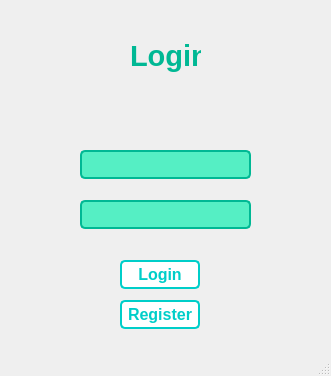
<?xml version="1.0" encoding="UTF-8"?>
<ui version="4.0">
 <class>MainWindow</class>
 <widget class="QMainWindow" name="MainWindow">
  <property name="geometry">
   <rect>
    <x>0</x>
    <y>0</y>
    <width>331</width>
    <height>376</height>
   </rect>
  </property>
  <property name="windowTitle">
   <string>Login</string>
  </property>
  <property name="styleSheet">
   <string notr="true"/>
  </property>
  <widget class="QWidget" name="centralwidget">
   <widget class="QPushButton" name="btnLogin">
    <property name="geometry">
     <rect>
      <x>120</x>
      <y>260</y>
      <width>80</width>
      <height>29</height>
     </rect>
    </property>
    <property name="font">
     <font>
      <pointsize>12</pointsize>
      <weight>75</weight>
      <bold>true</bold>
     </font>
    </property>
    <property name="cursor">
     <cursorShape>PointingHandCursor</cursorShape>
    </property>
    <property name="styleSheet">
     <string notr="true">QPushButton {
  border-radius:5px;
  background-color: white; 
  color: #00cec9; 
  border: 2px solid #00cec9;
}

.QPushButton:hover {
  background-color: #00cec9;
  color: white;
}</string>
    </property>
    <property name="text">
     <string>Login</string>
    </property>
   </widget>
   <widget class="QPushButton" name="btnRegis">
    <property name="geometry">
     <rect>
      <x>120</x>
      <y>300</y>
      <width>80</width>
      <height>29</height>
     </rect>
    </property>
    <property name="font">
     <font>
      <pointsize>12</pointsize>
      <weight>75</weight>
      <bold>true</bold>
     </font>
    </property>
    <property name="cursor">
     <cursorShape>PointingHandCursor</cursorShape>
    </property>
    <property name="styleSheet">
     <string notr="true">QPushButton {
  border-radius:5px;
  background-color: white; 
  color: #00cec9; 
  border: 2px solid #00cec9;
}

.QPushButton:hover {
  background-color: #00cec9;
  color: white;
}</string>
    </property>
    <property name="text">
     <string>Register</string>
    </property>
   </widget>
   <widget class="QLineEdit" name="txtUser">
    <property name="geometry">
     <rect>
      <x>80</x>
      <y>150</y>
      <width>171</width>
      <height>29</height>
     </rect>
    </property>
    <property name="font">
     <font>
      <pointsize>14</pointsize>
      <weight>75</weight>
      <bold>true</bold>
     </font>
    </property>
    <property name="styleSheet">
     <string notr="true">border-radius:5px;
border: 2px solid #00b894;
background-color: #55efc4;</string>
    </property>
   </widget>
   <widget class="QLineEdit" name="txtPass">
    <property name="geometry">
     <rect>
      <x>80</x>
      <y>200</y>
      <width>171</width>
      <height>29</height>
     </rect>
    </property>
    <property name="font">
     <font>
      <pointsize>14</pointsize>
      <weight>75</weight>
      <bold>true</bold>
     </font>
    </property>
    <property name="styleSheet">
     <string notr="true">border-radius:5px;
border: 2px solid #00b894;
background-color: #55efc4;</string>
    </property>
    <property name="echoMode">
     <enum>QLineEdit::Password</enum>
    </property>
   </widget>
   <widget class="QLabel" name="label">
    <property name="geometry">
     <rect>
      <x>130</x>
      <y>20</y>
      <width>71</width>
      <height>71</height>
     </rect>
    </property>
    <property name="font">
     <font>
      <pointsize>22</pointsize>
      <weight>75</weight>
      <bold>true</bold>
     </font>
    </property>
    <property name="styleSheet">
     <string notr="true">color:#00b894;</string>
    </property>
    <property name="text">
     <string>Login</string>
    </property>
   </widget>
  </widget>
  <widget class="QStatusBar" name="statusbar"/>
 </widget>
 <resources/>
 <connections/>
</ui>
